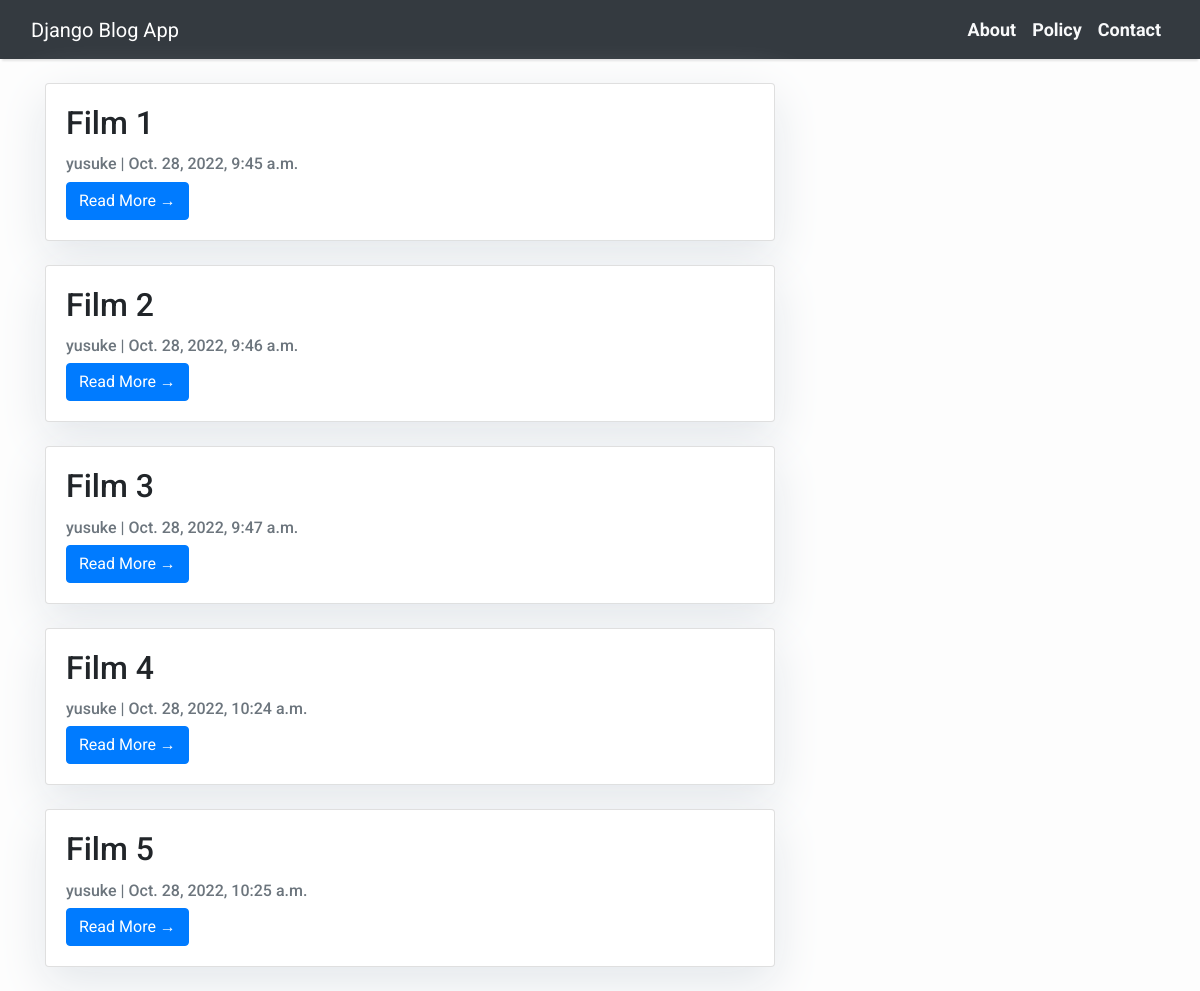
The page / on the database its author committed.
### blog_app/models.py (models this page shows, shortened)
class Film(models.Model):
    title = models.CharField(max_length=200, unique=True)
    slug = models.SlugField(max_length=200, unique=True)
    author = models.ForeignKey(User, on_delete= models.CASCADE,related_name='blog_films')
    updated_on = models.DateTimeField(auto_now= True)
    content = models.TextField()
    created_on = models.DateTimeField(auto_now_add=True)
    status = models.IntegerField(choices=STATUS, default=0)
    class Meta:
        ordering = ['-created_on']

### blog_app/views.py (the view)
# urls.py: path('', views.FilmList.as_view(), name='home'),
class FilmList(generic.ListView):
    queryset = Film.objects.filter(status=1).order_by('created_on')
    template_name = 'index.html'

### blog_app/templates/index.html (shortened to what this page needs)
{% extends "base.html" %}
{% block content %}
<div class="container">
    <div class="row g-2">
        <div class="col-md-8 mt-4">
            {% for film in film_list %}
            <div class="card mb-4">
                <div class="card-body">
                    <h2 class="card-title">{{ film.title }}</h2>
                    <p class="card-text text-muted h6">{{ film.author }} | {{ film.created_on}} </p>
                    <a href="{% url 'film_detail' film.slug  %}" class="btn btn-primary">Read More &rarr;</a>
                </div>
            </div>
            {% endfor %}
        </div>
    </div>
</div>
{%endblock%}

### blog_app/templates/base.html (shortened to what this page needs)
<!DOCTYPE html>
<html>
    <head>
        <link rel="stylesheet" href="https://maxcdn.bootstrapcdn.com/bootstrap/4.0.0/css/bootstrap.min.css"
 />
    </head>
    <body>
        <nav class="navbar navbar-expand-lg navbar-dark bg-dark shadow" id="mainNav">
            <div class="container-fluid">
                <a class="navbar-brand" href="{% url 'home' %}">Django Blog App</a>
                <div class="collapse navbar-collapse" id="navbarResponsive">
                    <ul class="navbar-nav ml-auto">
                        <li class="nav-item text-black">
                            <a class="nav-link text-light font-weight-bold" href="#">About</a>
                        </li>
                        <li class="nav-item text-black">
                            <a class="nav-link text-light font-weight-bold" href="#">Policy</a>
                        </li>
                        <li class="nav-item text-black">
                            <a class="nav-link text-light font-weight-bold" href="#">Contact</a>
                        </li>
                    </ul>
                </div>
            </div>
        </nav>
        {% block content %}{% endblock content %}
    </body>
</html>

### blog_app/templates/base.html (style rules this page uses)
body { font-family: "Roboto", sans-serif; font-size: 17px; background-color: #fdfdfd; }
.shadow { box-shadow: 0 4px 2px -2px rgba(0, 0, 0, 0.1); }

### blog_app/templates/index.html (style rules this page uses)
body { font-family: "Roboto", sans-serif; font-size: 18px; background-color: #fdfdfd; }
.card { box-shadow: 0 16px 48px #E3E7EB; }

### rows shown on the page
Film: title "Film 1", author "yusuke", created_on "Oct. 28, 2022, 9:45 a.m."
Film: title "Film 2", author "yusuke", created_on "Oct. 28, 2022, 9:46 a.m."
Film: title "Film 3", author "yusuke", created_on "Oct. 28, 2022, 9:47 a.m."
Film: title "Film 4", author "yusuke", created_on "Oct. 28, 2022, 10:24 a.m."
Film: title "Film 5", author "yusuke", created_on "Oct. 28, 2022, 10:25 a.m."
